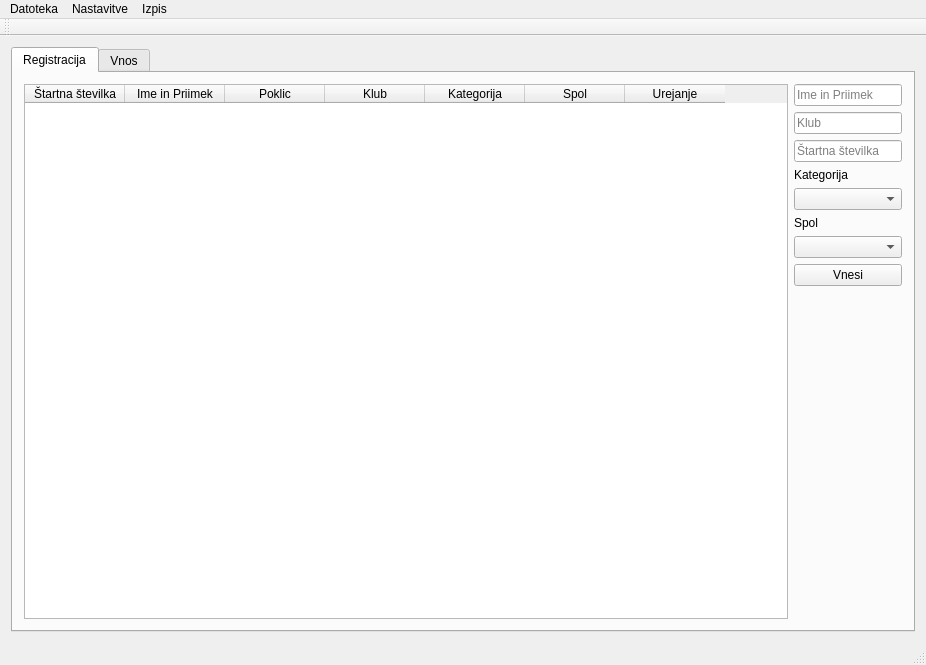
<?xml version="1.0" encoding="UTF-8"?>
<ui version="4.0">
 <class>MainWindow</class>
 <widget class="QMainWindow" name="MainWindow">
  <property name="geometry">
   <rect>
    <x>0</x>
    <y>0</y>
    <width>926</width>
    <height>665</height>
   </rect>
  </property>
  <property name="sizePolicy">
   <sizepolicy hsizetype="Fixed" vsizetype="Fixed">
    <horstretch>0</horstretch>
    <verstretch>0</verstretch>
   </sizepolicy>
  </property>
  <property name="windowTitle">
   <string>Bežalec</string>
  </property>
  <widget class="QWidget" name="centralWidget">
   <property name="sizePolicy">
    <sizepolicy hsizetype="Expanding" vsizetype="Preferred">
     <horstretch>0</horstretch>
     <verstretch>0</verstretch>
    </sizepolicy>
   </property>
   <property name="layoutDirection">
    <enum>Qt::LeftToRight</enum>
   </property>
   <layout class="QGridLayout" name="gridLayout">
    <item row="0" column="1">
     <widget class="QTabWidget" name="tabWidget">
      <property name="maximumSize">
       <size>
        <width>908</width>
        <height>588</height>
       </size>
      </property>
      <property name="layoutDirection">
       <enum>Qt::LeftToRight</enum>
      </property>
      <property name="currentIndex">
       <number>0</number>
      </property>
      <widget class="QWidget" name="tab">
       <attribute name="title">
        <string>Registracija</string>
       </attribute>
       <layout class="QGridLayout" name="gridLayout_2">
        <item row="6" column="1">
         <widget class="QComboBox" name="comboBoxRegSpol">
          <property name="currentIndex">
           <number>-1</number>
          </property>
          <item>
           <property name="text">
            <string>Moški</string>
           </property>
          </item>
          <item>
           <property name="text">
            <string>Ženski</string>
           </property>
          </item>
         </widget>
        </item>
        <item row="0" column="0" rowspan="12">
         <widget class="QTableWidget" name="tableWidgetRegVnos">
          <property name="showGrid">
           <bool>true</bool>
          </property>
          <property name="sortingEnabled">
           <bool>true</bool>
          </property>
          <property name="rowCount">
           <number>0</number>
          </property>
          <property name="columnCount">
           <number>7</number>
          </property>
          <attribute name="horizontalHeaderVisible">
           <bool>true</bool>
          </attribute>
          <column>
           <property name="text">
            <string>Štartna številka</string>
           </property>
          </column>
          <column>
           <property name="text">
            <string>Ime in Priimek</string>
           </property>
          </column>
          <column>
           <property name="text">
            <string>Poklic</string>
           </property>
          </column>
          <column>
           <property name="text">
            <string>Klub</string>
           </property>
          </column>
          <column>
           <property name="text">
            <string>Kategorija</string>
           </property>
          </column>
          <column>
           <property name="text">
            <string>Spol</string>
           </property>
          </column>
          <column>
           <property name="text">
            <string>Urejanje</string>
           </property>
          </column>
         </widget>
        </item>
        <item row="0" column="1">
         <widget class="QLineEdit" name="lineEditRegIme">
          <property name="sizePolicy">
           <sizepolicy hsizetype="Fixed" vsizetype="Fixed">
            <horstretch>0</horstretch>
            <verstretch>0</verstretch>
           </sizepolicy>
          </property>
          <property name="placeholderText">
           <string>Ime in Priimek</string>
          </property>
         </widget>
        </item>
        <item row="3" column="1">
         <widget class="QLabel" name="label_3">
          <property name="sizePolicy">
           <sizepolicy hsizetype="Fixed" vsizetype="Fixed">
            <horstretch>0</horstretch>
            <verstretch>0</verstretch>
           </sizepolicy>
          </property>
          <property name="text">
           <string>Kategorija</string>
          </property>
         </widget>
        </item>
        <item row="1" column="1">
         <widget class="QLineEdit" name="lineEditRegKlub">
          <property name="sizePolicy">
           <sizepolicy hsizetype="Fixed" vsizetype="Fixed">
            <horstretch>0</horstretch>
            <verstretch>0</verstretch>
           </sizepolicy>
          </property>
          <property name="placeholderText">
           <string>Klub</string>
          </property>
         </widget>
        </item>
        <item row="5" column="1">
         <widget class="QLabel" name="label_4">
          <property name="sizePolicy">
           <sizepolicy hsizetype="Fixed" vsizetype="Fixed">
            <horstretch>0</horstretch>
            <verstretch>0</verstretch>
           </sizepolicy>
          </property>
          <property name="text">
           <string>Spol</string>
          </property>
         </widget>
        </item>
        <item row="7" column="1">
         <widget class="QPushButton" name="pushButtonReg">
          <property name="text">
           <string>Vnesi</string>
          </property>
         </widget>
        </item>
        <item row="4" column="1">
         <widget class="QComboBox" name="comboBoxRegKat">
          <property name="currentIndex">
           <number>-1</number>
          </property>
         </widget>
        </item>
        <item row="2" column="1">
         <widget class="QLineEdit" name="lineEditRegNumber">
          <property name="sizePolicy">
           <sizepolicy hsizetype="Fixed" vsizetype="Fixed">
            <horstretch>0</horstretch>
            <verstretch>0</verstretch>
           </sizepolicy>
          </property>
          <property name="inputMask">
           <string>999</string>
          </property>
          <property name="maxLength">
           <number>3</number>
          </property>
          <property name="frame">
           <bool>true</bool>
          </property>
          <property name="cursorPosition">
           <number>0</number>
          </property>
          <property name="placeholderText">
           <string>Štartna številka</string>
          </property>
          <property name="cursorMoveStyle">
           <enum>Qt::LogicalMoveStyle</enum>
          </property>
          <property name="clearButtonEnabled">
           <bool>false</bool>
          </property>
         </widget>
        </item>
       </layout>
      </widget>
      <widget class="QWidget" name="tab_2">
       <property name="enabled">
        <bool>true</bool>
       </property>
       <property name="sizePolicy">
        <sizepolicy hsizetype="Preferred" vsizetype="Preferred">
         <horstretch>0</horstretch>
         <verstretch>0</verstretch>
        </sizepolicy>
       </property>
       <attribute name="title">
        <string>Vnos</string>
       </attribute>
       <layout class="QGridLayout" name="gridLayout_3" rowstretch="0,0,0,0,0,0,0,0,0,0,0,0,0" columnstretch="0,0,0,0,0,0,0">
        <item row="2" column="2">
         <widget class="QLineEdit" name="lineEditCompCas">
          <property name="sizePolicy">
           <sizepolicy hsizetype="Fixed" vsizetype="Fixed">
            <horstretch>0</horstretch>
            <verstretch>0</verstretch>
           </sizepolicy>
          </property>
          <property name="placeholderText">
           <string>Čas (hh:mm:ss)</string>
          </property>
         </widget>
        </item>
        <item row="5" column="2">
         <widget class="QPushButton" name="pushButtonComp">
          <property name="sizePolicy">
           <sizepolicy hsizetype="Preferred" vsizetype="Fixed">
            <horstretch>0</horstretch>
            <verstretch>0</verstretch>
           </sizepolicy>
          </property>
          <property name="text">
           <string>Vnesi čas</string>
          </property>
         </widget>
        </item>
        <item row="1" column="2">
         <widget class="QLineEdit" name="lineEditCompStartna">
          <property name="sizePolicy">
           <sizepolicy hsizetype="Fixed" vsizetype="Fixed">
            <horstretch>0</horstretch>
            <verstretch>0</verstretch>
           </sizepolicy>
          </property>
          <property name="placeholderText">
           <string>Tekmovalec</string>
          </property>
         </widget>
        </item>
        <item row="0" column="1" rowspan="2">
         <widget class="QTableWidget" name="tableWidgetCompVnos">
          <property name="enabled">
           <bool>true</bool>
          </property>
          <property name="focusPolicy">
           <enum>Qt::StrongFocus</enum>
          </property>
          <property name="layoutDirection">
           <enum>Qt::LeftToRight</enum>
          </property>
          <property name="sizeAdjustPolicy">
           <enum>QAbstractScrollArea::AdjustToContents</enum>
          </property>
          <property name="sortingEnabled">
           <bool>true</bool>
          </property>
          <property name="columnCount">
           <number>8</number>
          </property>
          <column>
           <property name="text">
            <string>Štartna številka</string>
           </property>
          </column>
          <column>
           <property name="text">
            <string>Ime in priimek</string>
           </property>
          </column>
          <column>
           <property name="text">
            <string>Poklic</string>
           </property>
          </column>
          <column>
           <property name="text">
            <string>Klub</string>
           </property>
          </column>
          <column>
           <property name="text">
            <string>Kategorija</string>
           </property>
          </column>
          <column>
           <property name="text">
            <string>Spol</string>
           </property>
          </column>
          <column>
           <property name="text">
            <string>Čas</string>
           </property>
          </column>
          <column>
           <property name="text">
            <string>Urejanje</string>
           </property>
          </column>
         </widget>
        </item>
       </layout>
      </widget>
     </widget>
    </item>
   </layout>
  </widget>
  <widget class="QMenuBar" name="menuBar">
   <property name="geometry">
    <rect>
     <x>0</x>
     <y>0</y>
     <width>926</width>
     <height>20</height>
    </rect>
   </property>
   <widget class="QMenu" name="menuDatoteka">
    <property name="title">
     <string>Datoteka</string>
    </property>
    <addaction name="actionOdpri"/>
    <addaction name="actionShrani"/>
    <addaction name="actionIzhod"/>
   </widget>
   <widget class="QMenu" name="menuNastavitve">
    <property name="title">
     <string>Nastavitve</string>
    </property>
    <addaction name="actionKategorije"/>
   </widget>
   <widget class="QMenu" name="menuIzpis">
    <property name="title">
     <string>Izpis</string>
    </property>
    <addaction name="actionPripravi_izpis"/>
   </widget>
   <addaction name="menuDatoteka"/>
   <addaction name="menuNastavitve"/>
   <addaction name="menuIzpis"/>
  </widget>
  <widget class="QToolBar" name="mainToolBar">
   <attribute name="toolBarArea">
    <enum>TopToolBarArea</enum>
   </attribute>
   <attribute name="toolBarBreak">
    <bool>false</bool>
   </attribute>
  </widget>
  <widget class="QStatusBar" name="statusBar"/>
  <action name="actionOdpri">
   <property name="text">
    <string>Odpri</string>
   </property>
  </action>
  <action name="actionShrani">
   <property name="text">
    <string>Shrani</string>
   </property>
  </action>
  <action name="actionIzhod">
   <property name="text">
    <string>Izhod</string>
   </property>
  </action>
  <action name="actionKategorije">
   <property name="text">
    <string>Kategorije</string>
   </property>
  </action>
  <action name="actionPripravi_izpis">
   <property name="text">
    <string>Pripravi izpis</string>
   </property>
  </action>
 </widget>
 <layoutdefault spacing="6" margin="11"/>
 <resources/>
 <connections/>
</ui>
